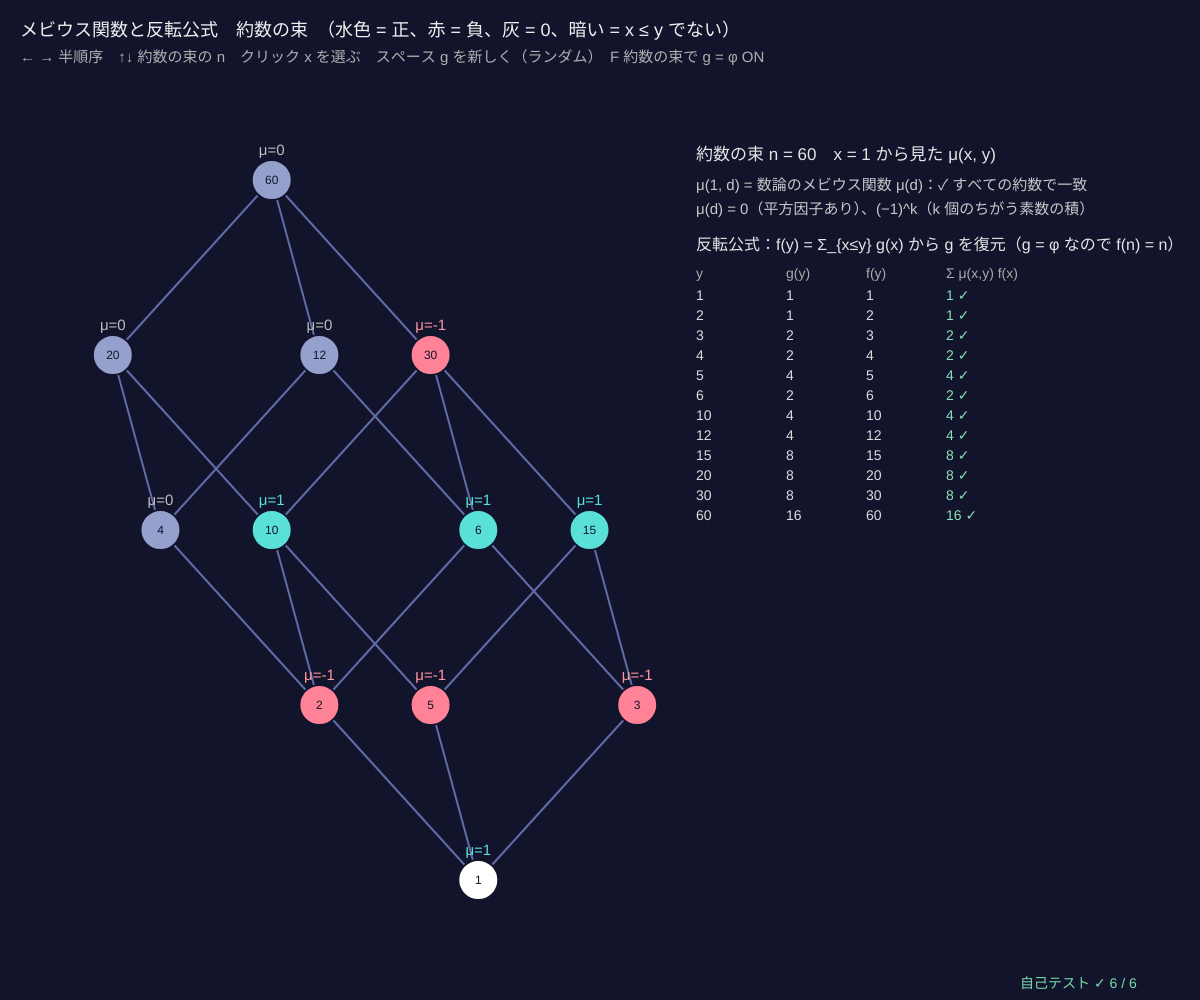
Frame 1 (no input)
Frame 60 (no input): identical to frame 1, image omitted
Frame 120 (the mouse pressed at the canvas centre since frame 60): identical to frame 1, image omitted

The p5.js sketch that drew this single still picture (run headless with seeded random() and noise() and a simulated clock; from frame 60 on, the mouse is pressed at the canvas centre):

// p5.js sketch
// ── sketch.js
// ============================================
// 13 メビウス関数と反転公式 ─ 区間 [x, y] ごとの数 μ(x, y) を再帰で計算する
// μ(x, x) = 1、x < y なら μ(x, y) = −Σ_{x ≤ z < y} μ(x, z)。約数の束では μ(1, n) が数論のメビウス関数、部分集合の束では (−1)^|Y − X|（包除原理）
// 反転公式：f(y) = Σ_{x ≤ y} g(x) なら g(y) = Σ_{x ≤ y} μ(x, y) f(x)。g を f から復元してみる
// ← → 半順序を変える / ↑↓ 約数の束の n / 要素をクリック → その x から見た μ(x, y) / スペース g を新しく / F 約数の束で g = オイラーの φ
// ============================================

const DIV_NS = [12, 30, 36, 60, 72, 210, 360];   // ★
const KINDS = ['約数の束', '部分集合 {a,b,c,d}', 'N5', 'M3', 'ランダムな半順序'];
let ki = 0, di = 3, lat, MU, x0 = 0, gv = [], phiMode = true;

function setup() { createCanvas(windowWidth, windowHeight); selfTest(); rebuild(); }

function posetOf(k) {
  if (k === 0) return divisorPoset(DIV_NS[di]);
  if (k === 1) return powersetPoset(4);
  if (k === 2) return fromCovers(['0', 'a', 'b', 'c', '1'], [[0, 1], [1, 2], [2, 4], [0, 3], [3, 4]]);
  if (k === 3) return fromCovers(['0', 'x', 'y', 'z', '1'], [[0, 1], [0, 2], [0, 3], [1, 4], [2, 4], [3, 4]]);
  seedRng(13); let Q = randomPoset(12, 0.25); Q.lab = Q.lab.map((s, i) => 'abcdefghijkl'[i]); return Q;
}
function mobius(lat) {                   // μ(x, ·) を x ごとに、y をランクの低い順に計算
  let ord = allOf(lat).sort((a, b) => lat.rk[a] - lat.rk[b]), M = [];
  for (let x = 0; x < lat.n; x++) {
    let m = new Array(lat.n).fill(0); m[x] = 1;
    for (let y of ord) if (y !== x && lat.R[x][y]) { let s = 0; for (let z = 0; z < lat.n; z++) if (z !== y && lat.R[x][z] && lat.R[z][y]) s += m[z]; m[y] = -s; }
    M.push(m);
  }
  return M;
}
function muNT(n) { let f = primeFactors(n); return f.some((x) => x[1] > 1) ? 0 : f.length % 2 ? -1 : 1; }   // 数論のメビウス関数
function phi(n) { return primeFactors(n).reduce((r, [p, e]) => r * (p - 1) * p ** (e - 1), 1); }       // オイラーの φ
function sumBelow(lat, g) { return allOf(lat).map((y) => allOf(lat).reduce((s, x) => s + (lat.R[x][y] ? g[x] : 0), 0)); }        // f(y) = Σ_{x ≤ y} g(x)
function invert(lat, M, f) { return allOf(lat).map((y) => allOf(lat).reduce((s, x) => s + (lat.R[x][y] ? M[x][y] * f[x] : 0), 0)); }  // g(y) = Σ μ(x, y) f(x)
function newG() { gv = ki === 0 && phiMode ? lat.val.map(phi) : allOf(lat).map(() => Math.floor(rnd() * 9) - 2); }
function rebuild() { lat = posetOf(ki); MU = mobius(lat); x0 = Math.max(0, botOf(lat)); layoutHasse(lat, 90, 180, width * 0.55 - 90, height - 300, ki <= 1); newG(); }

function draw() {
  background(18, 20, 44);
  let m = MU[x0];
  drawHasse(lat, { rad: 20, fs: 12, col: (i) => (i === x0 ? [255, 255, 255] : !lat.R[x0][i] ? [70, 76, 110] : m[i] > 0 ? [90, 225, 215] : m[i] < 0 ? [255, 130, 150] : [150, 160, 205]) });
  textAlign(CENTER, BASELINE); textSize(15);
  for (let i = 0; i < lat.n; i++) if (lat.R[x0][i]) { fill(m[i] > 0 ? [90, 225, 215] : m[i] < 0 ? [255, 150, 160] : [190]); noStroke(); text('μ=' + m[i], lat.pos[i][0], lat.pos[i][1] - 25); }
  textAlign(LEFT, BASELINE);
  // ---- 右：数論・包除・反転公式
  let px = width * 0.58, y = 160, f = sumBelow(lat, gv), g2 = invert(lat, MU, f);
  noStroke(); fill(230); textSize(17); text(KINDS[ki] + (ki === 0 ? ' n = ' + DIV_NS[di] : '') + '　x = ' + lat.lab[x0] + ' から見た μ(x, y)', px, y);
  textSize(15); fill(200);
  if (ki === 0) { let ok = lat.val.every((d) => MU[0][lat.val.indexOf(d)] === muNT(d));
    text('μ(1, d) = 数論のメビウス関数 μ(d)：' + (ok ? '✓ すべての約数で一致' : '✗'), px, y + 30);
    text('μ(d) = 0（平方因子あり）、(−1)^k（k 個のちがう素数の積）', px, y + 54); }
  if (ki === 1) { text('μ(X, Y) = (−1)^|Y − X|：' + (allOf(lat).every((a) => allOf(lat).every((b) => !lat.R[a][b] || MU[a][b] === (popc(b & ~a) % 2 ? -1 : 1))) ? '✓' : '✗') + '　→ 反転公式 = 包除原理', px, y + 30);
    text('|A∪B∪C| = |A|+|B|+|C| − |A∩B| − … + |A∩B∩C| の符号', px, y + 54); }
  if (ki >= 2) text('μ(⊥, ⊤) = ' + (botOf(lat) >= 0 && topOf(lat) >= 0 ? MU[botOf(lat)][topOf(lat)] : '—（⊥ か ⊤ がない）') + '　' + (ki === 3 ? '（M3 では 3 − 1 = 2）' : ''), px, y + 30);
  y += 90; fill(230); textSize(16); text('反転公式：f(y) = Σ_{x≤y} g(x) から g を復元' + (ki === 0 && phiMode ? '（g = φ なので f(n) = n）' : ''), px, y);
  textSize(14); fill(170); text('y', px, y + 28); text('g(y)', px + 90, y + 28); text('f(y)', px + 170, y + 28); text('Σ μ(x,y) f(x)', px + 250, y + 28);
  let rows = Math.min(lat.n, Math.floor((height - y - 90) / 20));
  for (let k = 0; k < rows; k++) { let ok = g2[k] === gv[k]; fill(220); text(lat.lab[k], px, y + 50 + 20 * k); text(gv[k], px + 90, y + 50 + 20 * k); text(f[k], px + 170, y + 50 + 20 * k); fill(ok ? [140, 225, 180] : [255, 110, 110]); text(g2[k] + (ok ? ' ✓' : ' ✗'), px + 250, y + 50 + 20 * k); }
  if (rows < lat.n) { fill(150); text('…ほか ' + (lat.n - rows) + ' 行（全部 ' + (g2.every((v, k) => v === gv[k]) ? '一致' : '不一致あり') + '）', px, y + 50 + 20 * rows); }
  fill(240); textSize(18); text('メビウス関数と反転公式　' + KINDS[ki] + '　（水色 = 正、赤 = 負、灰 = 0、暗い = x ≤ y でない）', 20, 36);
  fill(175); textSize(15); text('← → 半順序　↑↓ 約数の束の n　クリック x を選ぶ　スペース g を新しく（ランダム）　F 約数の束で g = φ ' + (phiMode ? 'ON' : 'OFF'), 20, 62);
  drawSelfTest(width - 180, height - 12);
}

function mousePressed() { let i = nodeAt(lat, mouseX, mouseY, 24); if (i >= 0) x0 = i; }
function keyPressed() {
  if (key === RIGHT_ARROW) { ki = (ki + 1) % KINDS.length; rebuild(); }
  if (key === LEFT_ARROW) { ki = (ki + KINDS.length - 1) % KINDS.length; rebuild(); }
  if (key === UP_ARROW) { di = Math.min(DIV_NS.length - 1, di + 1); ki = 0; rebuild(); }
  if (key === DOWN_ARROW) { di = Math.max(0, di - 1); ki = 0; rebuild(); }
  if (key === ' ') { phiMode = false; newG(); }
  if (key === 'f' || key === 'F') { phiMode = !phiMode; newG(); }
  return false;
}

// ---- 自己テスト
function selfTest() {
  selfTestResults = [];
  let ok = true, ok2 = true;
  for (let n = 1; n <= 100; n++) { let D = divisorPoset(n), M = mobius(D); if (M[0][D.n - 1] !== muNT(n)) ok = false; for (let i = 0; i < D.n; i++) if (M[i][D.n - 1] !== muNT(n / D.val[i])) ok2 = false; }
  check('n = 1〜100：約数の束の μ(1, n) = 数論のメビウス関数 μ(n)', ok);
  check('さらに μ(d, n) = μ(n/d)（区間 [d, n] は n/d の約数の束と同じ形）', ok2);
  let B = powersetPoset(4), MB = mobius(B);
  check('部分集合の束：すべての X ⊆ Y で μ(X, Y) = (−1)^|Y − X|', allOf(B).every((a) => allOf(B).every((b) => !B.R[a][b] || MB[a][b] === (popc(b & ~a) % 2 ? -1 : 1))));
  seedRng(1313); let inv = true;
  for (let t = 0; t < 20; t++) { let Q = randomPoset(5 + (t % 10), 0.3), g = allOf(Q).map(() => Math.floor(rnd() * 21) - 10); if (invert(Q, mobius(Q), sumBelow(Q, g)).join() !== g.join()) inv = false; }
  check('ランダムな半順序 20 個：反転公式で f から g がもとどおりに復元できる', inv);
  let D60 = divisorPoset(60), fn = sumBelow(D60, D60.val.map(phi));
  check('Σ_{d|n} φ(d) = n、反転すると φ にもどる（n = 60 の約数すべて）', fn.join() === D60.val.join() && invert(D60, mobius(D60), D60.val).join() === D60.val.map(phi).join());
  let C = fromCovers(['0', '1', '2', '3'], [[0, 1], [1, 2], [2, 3]]), MC = mobius(C), M3 = mobius(posetOf(3));
  check('鎖：μ(i, i+1) = −1、2 つ以上はなれると 0。M3：μ(0, 1) = 2', MC[0].join() === '1,-1,0,0' && MC[1].join() === '0,1,-1,0' && M3[0][4] === 2);
  reportSelfTest();
}

// ---------- やってみよう ----------
// 1. 60 の約数で、μ(1, d) が 0 になるのはどの d？（4 = 2² で割り切れるもの）
// 2. 部分集合の束で x = ∅ を選ぶ。μ の符号は要素の数の偶奇で決まる → 包除原理の + − + −
// 3. F で g = φ（n 以下で n と互いに素な数の個数）。f(n) = Σ φ(d) = n になるのはなぜ？
// 4. スペースで g をランダムに。反転公式でいつも復元できることを確かめよう
// 5. M3 の μ(0, 1) = 2、N5 では？ 計算してから画面で確かめよう


// ==================================================
// ここから下は「束論の道具」（中身は読まなくても OK。消さないでね）
// ==================================================
// ---- 順序集合 P = { n, R, lab, cov, rk, pos }。R[i][j] = 1 は「i ≤ j」（n × n の 0/1 の表）
function makePoset(n, leqFn, labs) {
  let R = [];
  for (let i = 0; i < n; i++) { R.push(new Uint8Array(n)); for (let j = 0; j < n; j++) R[i][j] = i === j || leqFn(i, j) ? 1 : 0; }
  return posetFromRel(R, labs);
}
function posetFromRel(R, labs) { let n = R.length, cov = coversOf(R); return { n, R, cov, rk: ranksOf(n, cov), pos: [], lab: labs || [...Array(n).keys()].map(String) }; }
function fromCovers(labs, cv) { let n = labs.length, R = []; for (let i = 0; i < n; i++) R.push(new Uint8Array(n)); for (let [a, b] of cv) R[a][b] = 1; return posetFromRel(closeRel(R), labs); }   // 被覆の組から
function closeRel(R) {                 // 反射的・推移的閉包（ワーシャル法：k を経由して行けるなら i ≤ j）
  let n = R.length, C = R.map((r) => Uint8Array.from(r));
  for (let i = 0; i < n; i++) C[i][i] = 1;
  for (let k = 0; k < n; k++) for (let i = 0; i < n; i++) if (C[i][k]) for (let j = 0; j < n; j++) if (C[k][j]) C[i][j] = 1;
  return C;
}
function isReflexive(R) { return R.every((r, i) => r[i] === 1); }
function isAntisym(R) { for (let i = 0; i < R.length; i++) for (let j = i + 1; j < R.length; j++) if (R[i][j] && R[j][i]) return false; return true; }
function isTransitive(R) { let n = R.length; for (let i = 0; i < n; i++) for (let j = 0; j < n; j++) if (R[i][j]) for (let k = 0; k < n; k++) if (R[j][k] && !R[i][k]) return false; return true; }
function isPoset(R) { return isReflexive(R) && isAntisym(R) && isTransitive(R); }
function coversOf(R) {                 // 被覆 a ⋖ b：a < b で、間にはさまる c がない（推移的簡約 = ハッセ図の辺）
  let n = R.length, E = [], lt = (a, b) => a !== b && R[a][b] && !R[b][a];
  for (let a = 0; a < n; a++) for (let b = 0; b < n; b++) if (lt(a, b)) {
    let ok = true; for (let c = 0; c < n && ok; c++) if (lt(a, c) && lt(c, b)) ok = false;
    if (ok) E.push([a, b]);
  }
  return E;
}
function ranksOf(n, cov) {             // ランク = 下から c までの最長の鎖の長さ（最大 n 回くり返せば止まる）
  let rk = new Array(n).fill(0);
  for (let t = 0; t <= n; t++) { let ch = false; for (let [a, b] of cov) if (rk[b] < rk[a] + 1 && rk[a] < n) { rk[b] = rk[a] + 1; ch = true; } if (!ch) break; }
  return rk;
}
function allOf(P) { return [...Array(P.n).keys()]; }
function upperOf(P, a, b) { return allOf(P).filter((c) => P.R[a][c] && P.R[b][c]); }   // 上界：a と b の両方より上
function lowerOf(P, a, b) { return allOf(P).filter((c) => P.R[c][a] && P.R[c][b]); }   // 下界
function leastOf(P, Sx) { for (let x of Sx) if (Sx.every((y) => P.R[x][y])) return x; return -1; }      // 最小元（なければ −1）
function greatestOf(P, Sx) { for (let x of Sx) if (Sx.every((y) => P.R[y][x])) return x; return -1; }   // 最大元
function joinOf(P, a, b) { return leastOf(P, upperOf(P, a, b)); }     // 上限 a ∨ b = 最小上界（なければ −1）
function meetOf(P, a, b) { return greatestOf(P, lowerOf(P, a, b)); }  // 下限 a ∧ b = 最大下界
function botOf(P) { return leastOf(P, allOf(P)); }
function topOf(P) { return greatestOf(P, allOf(P)); }
function isLattice(P) { if (P.n === 0) return false; for (let a = 0; a < P.n; a++) for (let b = a + 1; b < P.n; b++) if (joinOf(P, a, b) < 0 || meetOf(P, a, b) < 0) return false; return true; }
function tables(P) {                   // 上限・下限の表（何度も使うので先に計算）
  P.J = []; P.M = [];
  for (let a = 0; a < P.n; a++) { P.J.push(new Int16Array(P.n)); P.M.push(new Int16Array(P.n)); for (let b = 0; b < P.n; b++) { P.J[a][b] = joinOf(P, a, b); P.M[a][b] = meetOf(P, a, b); } }
  return P;
}
// ---- よく使う束：約数の束（割り切る）と部分集合の束（含まれる）
function gcdOf(a, b) { while (b) [a, b] = [b, a % b]; return a; }
function lcmOf(a, b) { return (a / gcdOf(a, b)) * b; }
function divisorsOf(n) { let d = []; for (let k = 1; k <= n; k++) if (n % k === 0) d.push(k); return d; }
function primeFactors(n) { let f = []; for (let p = 2; p * p <= n; p++) if (n % p === 0) { let e = 0; while (n % p === 0) { n /= p; e++; } f.push([p, e]); } if (n > 1) f.push([n, 1]); return f; }
function divisorPoset(n) {
  let D = divisorsOf(n), P = makePoset(D.length, (i, j) => D[j] % D[i] === 0, D.map(String)), ps = primeFactors(n).map((f) => f[0]), dir = [-1, 1, -0.3, 0.55, -0.62];
  P.val = D; P.hint = (i) => ps.reduce((s, p, t) => { let e = 0, v = D[i]; while (v % p === 0) { v /= p; e++; } return s + e * dir[t % 5]; }, 0);
  return P;
}
function popc(m) { let c = 0; while (m) { c += m & 1; m >>= 1; } return c; }
function setName(m, k) { let s = ''; for (let t = 0; t < k; t++) if (m >> t & 1) s += 'abcdefg'[t]; return s || '∅'; }
function powersetPoset(k) {
  let P = makePoset(1 << k, (i, j) => (i & j) === i, [...Array(1 << k).keys()].map((m) => setName(m, k))), dir = [-1, 1, -0.3, 0.55];
  P.val = [...Array(1 << k).keys()]; if (k <= 4) P.hint = (i) => dir.reduce((s, d, t) => s + (i >> t & 1) * d, 0);
  return P;
}
// ---- ハッセ図を描く：高さ = ランク、横 = hint（なければ下の被覆の平均の順）
function layoutHasse(P, x, y, w, h, exact) {
  let mr = Math.max(0, ...P.rk), lv = [], px = new Array(P.n).fill(0.5);
  for (let r = 0; r <= mr; r++) lv.push([]);
  for (let i = 0; i < P.n; i++) lv[P.rk[i]].push(i);
  for (let r = 0; r <= mr; r++) {
    for (let i of lv[r]) { if (P.hint) px[i] = P.hint(i); else { let s = 0, c = 0; for (let [a, b] of P.cov) if (b === i) { s += px[a]; c++; } px[i] = (c ? s / c : 0.5) + i * 1e-6; } }
    lv[r].sort((a, b) => px[a] - px[b]);
    if (!(exact && P.hint)) lv[r].forEach((i, k) => (px[i] = (k + 0.5) / lv[r].length));
  }
  if (exact && P.hint) { let lo = Math.min(...px), hi = Math.max(...px); px = px.map((v) => (hi > lo ? 0.04 + 0.92 * (v - lo) / (hi - lo) : 0.5)); }
  P.pos = []; for (let i = 0; i < P.n; i++) P.pos.push([x + w * px[i], y + h - (mr ? P.rk[i] / mr : 0.5) * h]);
}
function drawHasse(P, o) {             // o = { col(i), ecol(a, b), rad, fs }。色は [r, g, b]
  o = o || {}; let rad = o.rad || 16;
  strokeWeight(2);
  for (let [a, b] of P.cov) { stroke(...((o.ecol && o.ecol(a, b)) || [96, 108, 168])); line(P.pos[a][0], P.pos[a][1], P.pos[b][0], P.pos[b][1]); }
  textAlign(CENTER, CENTER); textSize(o.fs || 13);
  for (let i = 0; i < P.n; i++) {
    stroke(18, 20, 44); strokeWeight(2); fill(...((o.col && o.col(i)) || [226, 232, 248])); circle(P.pos[i][0], P.pos[i][1], 2 * rad);
    noStroke(); fill(18, 20, 44); text(P.lab[i], P.pos[i][0], P.pos[i][1] + 1);
  }
  textAlign(LEFT, BASELINE);
}
function nodeAt(P, mx, my, r) { let best = -1, bd = r || 20; for (let i = 0; i < P.n; i++) { let d = Math.hypot(P.pos[i][0] - mx, P.pos[i][1] - my); if (d < bd) { bd = d; best = i; } } return best; }
// ---- 種つきの乱数（同じ種なら毎回同じ列）
let rngState = 1;
function seedRng(sd) { rngState = (sd >>> 0) || 1; }
function rnd() {                       // 0〜1 の一様乱数（mulberry32）
  rngState = (rngState + 0x6d2b79f5) >>> 0;
  let t = rngState;
  t = Math.imul(t ^ (t >>> 15), t | 1);
  t ^= t + Math.imul(t ^ (t >>> 7), t | 61);
  return ((t ^ (t >>> 14)) >>> 0) / 4294967296;
}
function randomPoset(n, p) { let o = []; for (let i = 0; i < n; i++) o.push(i); for (let i = n - 1; i > 0; i--) { let j = Math.floor(rnd() * (i + 1)); [o[i], o[j]] = [o[j], o[i]]; }   // ランダムな順番 o で、前 → 後ろに確率 p で辺 → 閉包
  let R = []; for (let i = 0; i < n; i++) R.push(new Uint8Array(n));
  for (let a = 0; a < n; a++) for (let b = a + 1; b < n; b++) if (rnd() < p) R[o[a]][o[b]] = 1;
  return posetFromRel(closeRel(R));
}
function clampv(v, a, b) { return v < a ? a : v > b ? b : v; }
// ---- 自己テストの道具
let selfTestResults = [];
function check(name, cond) { selfTestResults.push({ name, ok: !!cond }); }
function reportSelfTest() { for (let r of selfTestResults) (r.ok ? console.log : console.error)((r.ok ? '✓ ' : '✗ ') + r.name); }
function selfTestLine() { let k = selfTestResults.filter((r) => r.ok).length; return '自己テスト ' + (k === selfTestResults.length ? '✓ ' : '✗ ') + k + ' / ' + selfTestResults.length; }
function drawSelfTest(x, y) { noStroke(); fill(...(selfTestResults.every((r) => r.ok) ? [120, 220, 170] : [255, 90, 90])); textSize(14); textAlign(LEFT, BASELINE); text(selfTestLine(), x, y); }
